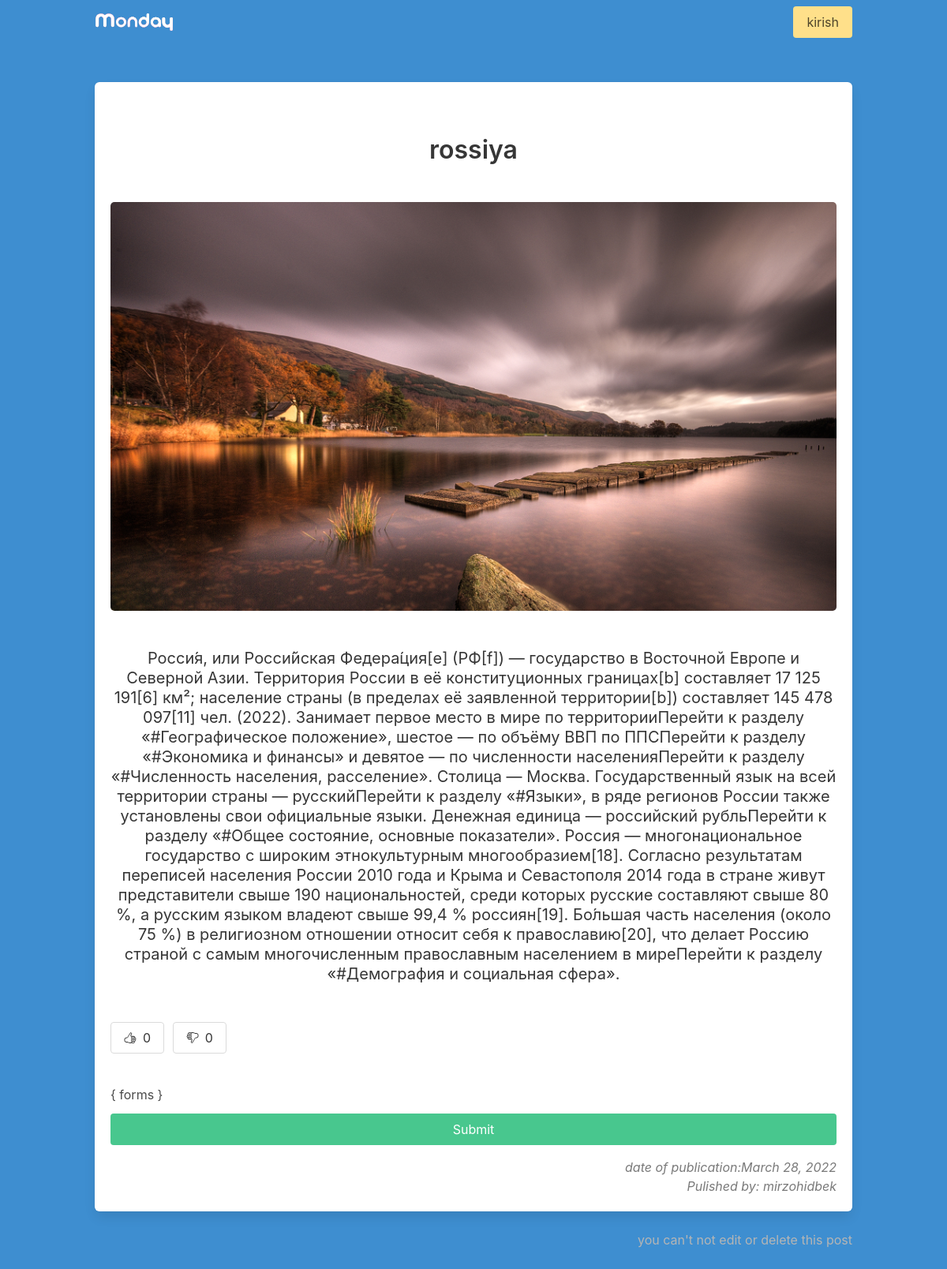
The page /rossiya_aboute on the database its author committed.
### home/models.py (models this page shows, shortened)
class Article(models.Model):
    title = models.CharField(max_length=255)
    text = models.TextField()
    slug = models.SlugField(unique=True)
    date = models.DateField(auto_now=True)
    thumb = models.ImageField(blank=True)
    author = models.ForeignKey(User,default=None,on_delete=models.CASCADE)
    likes = models.ManyToManyField(User, related_name='article_likes')
    dislikes = models.ManyToManyField(User, related_name='article_dislikes')
    def __str__(self):
        return self.title
    def total_likes(self):
        return self.likes.count()
    def total_dislikes(self):
        return self.dislikes.count()

### home/views.py (the view, shortened to what this page needs)
# urls.py: path('<slug>', article_detail, name='article_detail'),
def article_detail(request, slug):
    article = Article.objects.get(slug=slug)
    form = CommentForm()
    return render(request,'article_detail.html',{'article':article})

### templates/article_detail.html (shortened to what this page needs)
{% extends 'base.html' %}
{% load static %}
{% block content %}
    <div class="container">
    <div class="columns is-centered">
        <div class="column">
            <div class="box">
                <div class="title has-text-dark has-text-centered my-6">{{ article }}</div>
                <img src="{{ article.thumb.url }}" alt="" class="image is-centered"
                     style="min-width: 100%; border-radius: 5px">
                <div class="subtitle has-text-dark has-text-centered my-6">{{ article.text }}</div>
                {% if user not in article.likes.all and user not in article.dislikes.all %}
                <div class="columns">
                    <div class="column is-1">
                        <form action="{% url 'article_like' article.slug %}" method="post" class="has-text-right">
                            <button type="submit" class="button">
                                <ion-icon name="thumbs-up-outline"></ion-icon>
                                <span class="ml-2">{{ article.total_likes }}</span>
                            </button>
                        </form>
                    </div>
                    <div class="column is-1">
                        <form action="{% url 'article_dislike' article.slug %}" method="post" class="has-text-right">
                            <button type="submit" class="button">
                                <ion-icon name="thumbs-down-outline"></ion-icon>
                                <span class="ml-2">{{ article.total_dislikes}}</span>
                            </button>
                        </form>
                    </div>
                </div>
                {% endif %}
                <form method="POST" enctype="multipart/form-data" class="comment">
                    { forms }
                    <button type="submit" class="button is-success mt-3 is-fullwidth">Submit</button>
                </form>
                <div class="has-text-grey is-size-6 has-text-right is-italic">
                    <p class="datetime">date of publication:{{ article.date }}</p>
                    {% if user == article.author %}
                    <p class="content">pulished by you</p>
                    {% else %}
                    <p class="content">Pulished by: {{ article.author }}</p>
                    {% endif %}
                </div>
            </div>
            {% if user == article.author %}
            <div class="has-text-right">
                <a href="{% url 'article_edit' article.slug %}" class="button is-info">
                    <i class="fa-solid fa-calendar-lines-pen"></i>
                </a>
                <a href="{% url 'article_delete' article.slug %}" class="button is-danger">
                    <i class="fa-solid fa-trash-can"></i>
                </a>
            </div>
            {% else %}
            <div class="has-text-right">
                <p class="content has-text-grey-light">
                    you can't not edit or delete this post
                </p>
            </div>
            {% endif %}
        </div>
    </div>
    </div>
    {% endblock %}

### rows shown on the page
Article: title "rossiya", thumb (picture), text "Росси́я, или Росси́йская Федера́ция[e] (РФ[f]) — государство в Восточной Европе и Северной Азии. Территория России в её конституционных границах[b] составляет 17 125 191[6] км²; население страны (в пределах её заявленной территории[b]) составляет 145 478 097[11] чел. (2022). Занимает первое место в мире по территорииПерейти к разделу «#Географическое положение», шестое — по объёму ВВП по ППСПерейти к разделу «#Экономика и финансы» и девятое — по численности населенияПерейти к разделу «#Численность населения, расселение». Столица — Москва. Государственный язык на всей территории страны — русскийПерейти к разделу «#Языки», в ряде регионов России также установлены свои официальные языки.…", total_likes "0", total_dislikes "0", date "March 28, 2022", author "mirzohidbek"
